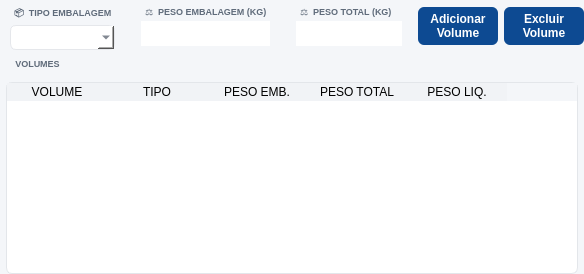
      <widget class="QWidget" name="page_Maquinas">
       <property name="styleSheet">
        <string notr="true">background-color: #f4f6f9;</string>
       </property>
       <layout class="QVBoxLayout" name="verticalLayout_5">
        <property name="leftMargin">
         <number>0</number>
        </property>
        <property name="topMargin">
         <number>0</number>
        </property>
        <property name="rightMargin">
         <number>0</number>
        </property>
        <property name="bottomMargin">
         <number>0</number>
        </property>
        <item>
         <widget class="QWidget" name="widget_2" native="true">
          <layout class="QVBoxLayout" name="verticalLayout_4">
           <property name="leftMargin">
            <number>0</number>
           </property>
           <property name="topMargin">
            <number>0</number>
           </property>
           <property name="rightMargin">
            <number>0</number>
           </property>
           <property name="bottomMargin">
            <number>0</number>
           </property>
           <item>
            <widget class="QWidget" name="widget_46" native="true">
             <property name="minimumSize">
              <size>
               <width>0</width>
               <height>52</height>
              </size>
             </property>
             <property name="maximumSize">
              <size>
               <width>16777215</width>
               <height>52</height>
              </size>
             </property>
             <layout class="QHBoxLayout" name="horizontalLayout_30">
              <property name="leftMargin">
               <number>0</number>
              </property>
              <property name="topMargin">
               <number>0</number>
              </property>
              <property name="rightMargin">
               <number>0</number>
              </property>
              <property name="bottomMargin">
               <number>0</number>
              </property>
              <item>
               <widget class="QWidget" name="widget_11" native="true">
                <property name="styleSheet">
                 <string notr="true"/>
                </property>
                <layout class="QVBoxLayout" name="verticalLayout_43">
                 <property name="spacing">
                  <number>3</number>
                 </property>
                 <property name="leftMargin">
                  <number>10</number>
                 </property>
                 <property name="topMargin">
                  <number>6</number>
                 </property>
                 <property name="rightMargin">
                  <number>10</number>
                 </property>
                 <property name="bottomMargin">
                  <number>6</number>
                 </property>
                 <item>
                  <widget class="QLabel" name="label_72">
                   <property name="minimumSize">
                    <size>
                     <width>0</width>
                     <height>0</height>
                    </size>
                   </property>
                   <property name="maximumSize">
                    <size>
                     <width>16777215</width>
                     <height>16777215</height>
                    </size>
                   </property>
                   <property name="font">
                    <font>
                     <pointsize>-1</pointsize>
                     <weight>75</weight>
                     <bold>true</bold>
                    </font>
                   </property>
                   <property name="styleSheet">
                    <string notr="true">border: none;
background: transparent;
color: #5f6b7a;
font-size: 9px;
font-weight: bold;
padding-left: 2px;</string>
                   </property>
                   <property name="text">
                    <string>📦  TIPO EMBALAGEM</string>
                   </property>
                   <property name="alignment">
                    <set>Qt::AlignLeading|Qt::AlignLeft|Qt::AlignVCenter</set>
                   </property>
                  </widget>
                 </item>
                 <item>
                  <widget class="QComboBox" name="combo_Tipo_Emb_Maq">
                   <property name="sizePolicy">
                    <sizepolicy hsizetype="Preferred" vsizetype="Preferred">
                     <horstretch>0</horstretch>
                     <verstretch>0</verstretch>
                    </sizepolicy>
                   </property>
                   <property name="minimumSize">
                    <size>
                     <width>0</width>
                     <height>25</height>
                    </size>
                   </property>
                   <property name="maximumSize">
                    <size>
                     <width>16777215</width>
                     <height>25</height>
                    </size>
                   </property>
                   <property name="font">
                    <font>
                     <pointsize>-1</pointsize>
                    </font>
                   </property>
                   <property name="styleSheet">
                    <string notr="true">#combo_Tipo_Emb_Maq {
    border: 1px solid #e5e7eb;
    border-radius: 6px;
    padding-left: 10px;
    background: white;
    font-size: 11px;
    color: #374151;
}</string>
                   </property>
                  </widget>
                 </item>
                </layout>
               </widget>
              </item>
              <item>
               <widget class="QWidget" name="widget_47" native="true">
                <property name="styleSheet">
                 <string notr="true"/>
                </property>
                <layout class="QVBoxLayout" name="verticalLayout_44">
                 <property name="spacing">
                  <number>3</number>
                 </property>
                 <property name="leftMargin">
                  <number>10</number>
                 </property>
                 <property name="topMargin">
                  <number>6</number>
                 </property>
                 <property name="rightMargin">
                  <number>10</number>
                 </property>
                 <property name="bottomMargin">
                  <number>6</number>
                 </property>
                 <item>
                  <widget class="QLabel" name="label_83">
                   <property name="minimumSize">
                    <size>
                     <width>0</width>
                     <height>0</height>
                    </size>
                   </property>
                   <property name="maximumSize">
                    <size>
                     <width>16777215</width>
                     <height>16777215</height>
                    </size>
                   </property>
                   <property name="font">
                    <font>
                     <pointsize>-1</pointsize>
                     <weight>75</weight>
                     <bold>true</bold>
                    </font>
                   </property>
                   <property name="styleSheet">
                    <string notr="true">border: none;
background: transparent;
color: #5f6b7a;
font-size: 9px;
font-weight: bold;
padding-left: 2px;</string>
                   </property>
                   <property name="text">
                    <string>⚖️  PESO EMBALAGEM (KG)</string>
                   </property>
                   <property name="alignment">
                    <set>Qt::AlignLeading|Qt::AlignLeft|Qt::AlignVCenter</set>
                   </property>
                  </widget>
                 </item>
                 <item>
                  <widget class="QLineEdit" name="line_Peso_Emb_Maq">
                   <property name="sizePolicy">
                    <sizepolicy hsizetype="Preferred" vsizetype="Preferred">
                     <horstretch>0</horstretch>
                     <verstretch>0</verstretch>
                    </sizepolicy>
                   </property>
                   <property name="minimumSize">
                    <size>
                     <width>0</width>
                     <height>25</height>
                    </size>
                   </property>
                   <property name="maximumSize">
                    <size>
                     <width>16777215</width>
                     <height>25</height>
                    </size>
                   </property>
                   <property name="font">
                    <font>
                     <pointsize>9</pointsize>
                     <weight>50</weight>
                     <bold>false</bold>
                    </font>
                   </property>
                   <property name="styleSheet">
                    <string notr="true">color: #374151;
border: none;
background: white;</string>
                   </property>
                   <property name="inputMask">
                    <string/>
                   </property>
                   <property name="text">
                    <string/>
                   </property>
                   <property name="frame">
                    <bool>true</bool>
                   </property>
                   <property name="echoMode">
                    <enum>QLineEdit::Normal</enum>
                   </property>
                   <property name="alignment">
                    <set>Qt::AlignCenter</set>
                   </property>
                   <property name="dragEnabled">
                    <bool>false</bool>
                   </property>
                   <property name="readOnly">
                    <bool>false</bool>
                   </property>
                   <property name="placeholderText">
                    <string/>
                   </property>
                  </widget>
                 </item>
                </layout>
               </widget>
              </item>
              <item>
               <widget class="QWidget" name="widget_48" native="true">
                <property name="styleSheet">
                 <string notr="true"/>
                </property>
                <layout class="QVBoxLayout" name="verticalLayout_45">
                 <property name="spacing">
                  <number>3</number>
                 </property>
                 <property name="leftMargin">
                  <number>10</number>
                 </property>
                 <property name="topMargin">
                  <number>6</number>
                 </property>
                 <property name="rightMargin">
                  <number>10</number>
                 </property>
                 <property name="bottomMargin">
                  <number>6</number>
                 </property>
                 <item>
                  <widget class="QLabel" name="label_84">
                   <property name="minimumSize">
                    <size>
                     <width>0</width>
                     <height>0</height>
                    </size>
                   </property>
                   <property name="maximumSize">
                    <size>
                     <width>16777215</width>
                     <height>16777215</height>
                    </size>
                   </property>
                   <property name="font">
                    <font>
                     <pointsize>-1</pointsize>
                     <weight>75</weight>
                     <bold>true</bold>
                    </font>
                   </property>
                   <property name="styleSheet">
                    <string notr="true">border: none;
background: transparent;
color: #5f6b7a;
font-size: 9px;
font-weight: bold;
padding-left: 2px;</string>
                   </property>
                   <property name="text">
                    <string>⚖️  PESO TOTAL (KG)</string>
                   </property>
                   <property name="alignment">
                    <set>Qt::AlignLeading|Qt::AlignLeft|Qt::AlignVCenter</set>
                   </property>
                  </widget>
                 </item>
                 <item>
                  <widget class="QLineEdit" name="line_Peso_Total_Maq">
                   <property name="sizePolicy">
                    <sizepolicy hsizetype="Preferred" vsizetype="Preferred">
                     <horstretch>0</horstretch>
                     <verstretch>0</verstretch>
                    </sizepolicy>
                   </property>
                   <property name="minimumSize">
                    <size>
                     <width>0</width>
                     <height>25</height>
                    </size>
                   </property>
                   <property name="maximumSize">
                    <size>
                     <width>16777215</width>
                     <height>25</height>
                    </size>
                   </property>
                   <property name="font">
                    <font>
                     <pointsize>9</pointsize>
                     <weight>50</weight>
                     <bold>false</bold>
                    </font>
                   </property>
                   <property name="styleSheet">
                    <string notr="true">color: #374151;
border: none;
background: white;</string>
                   </property>
                   <property name="inputMask">
                    <string/>
                   </property>
                   <property name="text">
                    <string/>
                   </property>
                   <property name="frame">
                    <bool>true</bool>
                   </property>
                   <property name="echoMode">
                    <enum>QLineEdit::Normal</enum>
                   </property>
                   <property name="alignment">
                    <set>Qt::AlignCenter</set>
                   </property>
                   <property name="dragEnabled">
                    <bool>false</bool>
                   </property>
                   <property name="readOnly">
                    <bool>false</bool>
                   </property>
                   <property name="placeholderText">
                    <string/>
                   </property>
                  </widget>
                 </item>
                </layout>
               </widget>
              </item>
              <item>
               <widget class="QPushButton" name="btn_Add_Vol_Maq">
                <property name="sizePolicy">
                 <sizepolicy hsizetype="Preferred" vsizetype="Preferred">
                  <horstretch>0</horstretch>
                  <verstretch>0</verstretch>
                 </sizepolicy>
                </property>
                <property name="minimumSize">
                 <size>
                  <width>80</width>
                  <height>34</height>
                 </size>
                </property>
                <property name="maximumSize">
                 <size>
                  <width>80</width>
                  <height>38</height>
                 </size>
                </property>
                <property name="font">
                 <font>
                  <pointsize>9</pointsize>
                  <weight>75</weight>
                  <bold>true</bold>
                 </font>
                </property>
                <property name="cursor">
                 <cursorShape>PointingHandCursor</cursorShape>
                </property>
                <property name="styleSheet">
                 <string notr="true">QPushButton {
    background-color: #0d4a92;
    color: white;
    border: none;
    border-radius: 6px;
    min-height: 34px;
    padding: 0 5px;
    font-size: 9pt;
font-weight: bold;
}

QPushButton:hover {
    background-color: #1557a6;
}

QPushButton:pressed {
    background-color: #0a3b75;
}</string>
                </property>
                <property name="text">
                 <string>Adicionar
Volume</string>
                </property>
               </widget>
              </item>
              <item>
               <widget class="QPushButton" name="btn_Excluir_Vol_Maq">
                <property name="sizePolicy">
                 <sizepolicy hsizetype="Preferred" vsizetype="Preferred">
                  <horstretch>0</horstretch>
                  <verstretch>0</verstretch>
                 </sizepolicy>
                </property>
                <property name="minimumSize">
                 <size>
                  <width>80</width>
                  <height>34</height>
                 </size>
                </property>
                <property name="maximumSize">
                 <size>
                  <width>80</width>
                  <height>38</height>
                 </size>
                </property>
                <property name="font">
                 <font>
                  <pointsize>9</pointsize>
                  <weight>75</weight>
                  <bold>true</bold>
                 </font>
                </property>
                <property name="cursor">
                 <cursorShape>PointingHandCursor</cursorShape>
                </property>
                <property name="styleSheet">
                 <string notr="true">QPushButton {
    background-color: #0d4a92;
    color: white;
    border: none;
    border-radius: 6px;
    min-height: 34px;
    padding: 0 5px;
    font-size: 9pt;
font-weight: bold;
}

QPushButton:hover {
    background-color: #1557a6;
}

QPushButton:pressed {
    background-color: #0a3b75;
}</string>
                </property>
                <property name="text">
                 <string>Excluir
Volume</string>
                </property>
               </widget>
              </item>
             </layout>
            </widget>
           </item>
           <item>
            <widget class="QGroupBox" name="groupBox_Maq">
             <property name="font">
              <font>
               <pointsize>-1</pointsize>
               <weight>75</weight>
               <bold>true</bold>
              </font>
             </property>
             <property name="styleSheet">
              <string notr="true">#groupBox_Maq {
    border: none;
    margin-top: 18px;
    font-weight: bold;
    color: #5f6b7a;
font-size: 9px;
}

#groupBox_Maq::title {
    subcontrol-origin: margin;
    left: 12px;
    padding: 0 6px 0 6px;
padding-left: 2px;
}</string>
             </property>
             <property name="title">
              <string>VOLUMES</string>
             </property>
             <layout class="QVBoxLayout" name="verticalLayout_11">
              <property name="leftMargin">
               <number>6</number>
              </property>
              <property name="topMargin">
               <number>6</number>
              </property>
              <property name="rightMargin">
               <number>6</number>
              </property>
              <property name="bottomMargin">
               <number>0</number>
              </property>
              <item>
               <widget class="QTableWidget" name="table_Volume_Maq">
                <property name="sizePolicy">
                 <sizepolicy hsizetype="Preferred" vsizetype="Preferred">
                  <horstretch>0</horstretch>
                  <verstretch>0</verstretch>
                 </sizepolicy>
                </property>
                <property name="font">
                 <font>
                  <pointsize>8</pointsize>
                 </font>
                </property>
                <property name="styleSheet">
                 <string notr="true">#table_Volume_Maq {
    background-color: white;
    border: 1px solid #e3e6ea;
    border-radius: 6px;
    gridline-color: transparent;
    alternate-background-color: #f8fafc;
    selection-background-color: #dbe9ff;
    selection-color: #000000;
}

QTableWidget#table_Volume_Maq QHeaderView::section {
    background-color: #f1f3f6;
    border: none;
}</string>
                </property>
                <property name="editTriggers">
                 <set>QAbstractItemView::NoEditTriggers</set>
                </property>
                <property name="alternatingRowColors">
                 <bool>true</bool>
                </property>
                <property name="selectionMode">
                 <enum>QAbstractItemView::SingleSelection</enum>
                </property>
                <property name="selectionBehavior">
                 <enum>QAbstractItemView::SelectRows</enum>
                </property>
                <property name="showGrid">
                 <bool>false</bool>
                </property>
                <column>
                 <property name="text">
                  <string>VOLUME</string>
                 </property>
                </column>
                <column>
                 <property name="text">
                  <string>TIPO</string>
                 </property>
                </column>
                <column>
                 <property name="text">
                  <string>PESO EMB.</string>
                 </property>
                </column>
                <column>
                 <property name="text">
                  <string>PESO TOTAL</string>
                 </property>
                </column>
                <column>
                 <property name="text">
                  <string>PESO LIQ.</string>
                 </property>
                </column>
               </widget>
              </item>
             </layout>
            </widget>
           </item>
          </layout>
         </widget>
        </item>
       </layout>
      </widget>
